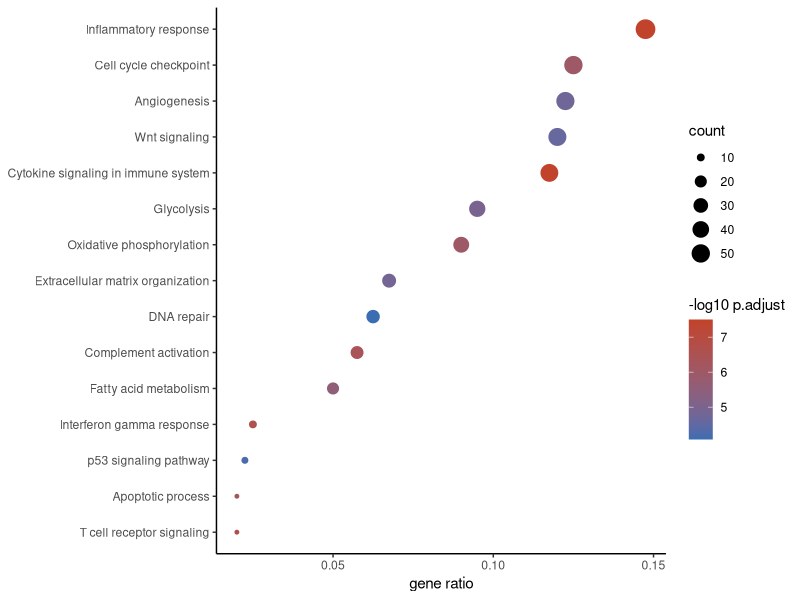

Reproduce this figure in R.
#!/usr/bin/env Rscript
# Standalone reproduction. Run inside the pinned pubready container.
suppressPackageStartupMessages(library(ggplot2))

raw <- read.csv("input_enrichment_results.csv", check.names = FALSE)
d <- data.frame(term = as.character(raw[["Description"]]), padj = as.numeric(raw[["p.adjust"]]))
d$count <- as.numeric(raw[["Count"]])
d$x <- sapply(strsplit(as.character(raw[["GeneRatio"]]), "/"), function(a) as.numeric(a[1])/as.numeric(a[2])); xlab <- "gene ratio"
d <- d[order(d$padj), ][seq_len(min(15, nrow(d))), ]
d$term <- factor(d$term, levels = d$term[order(d$x)])
p <- ggplot(d, aes(x, term)) + geom_point(aes(size = count, colour = -log10(padj))) +
  scale_colour_gradient(low = "#3B6DB3", high = "#C1432B", name = "-log10 p.adjust") + labs(x = xlab, y = NULL) + theme_classic()
p <- p
ggsave("figure_enrichment_results_enrich.pdf", p, width = 7.2, height = 6)
cat("Reproduced figure.\n")
